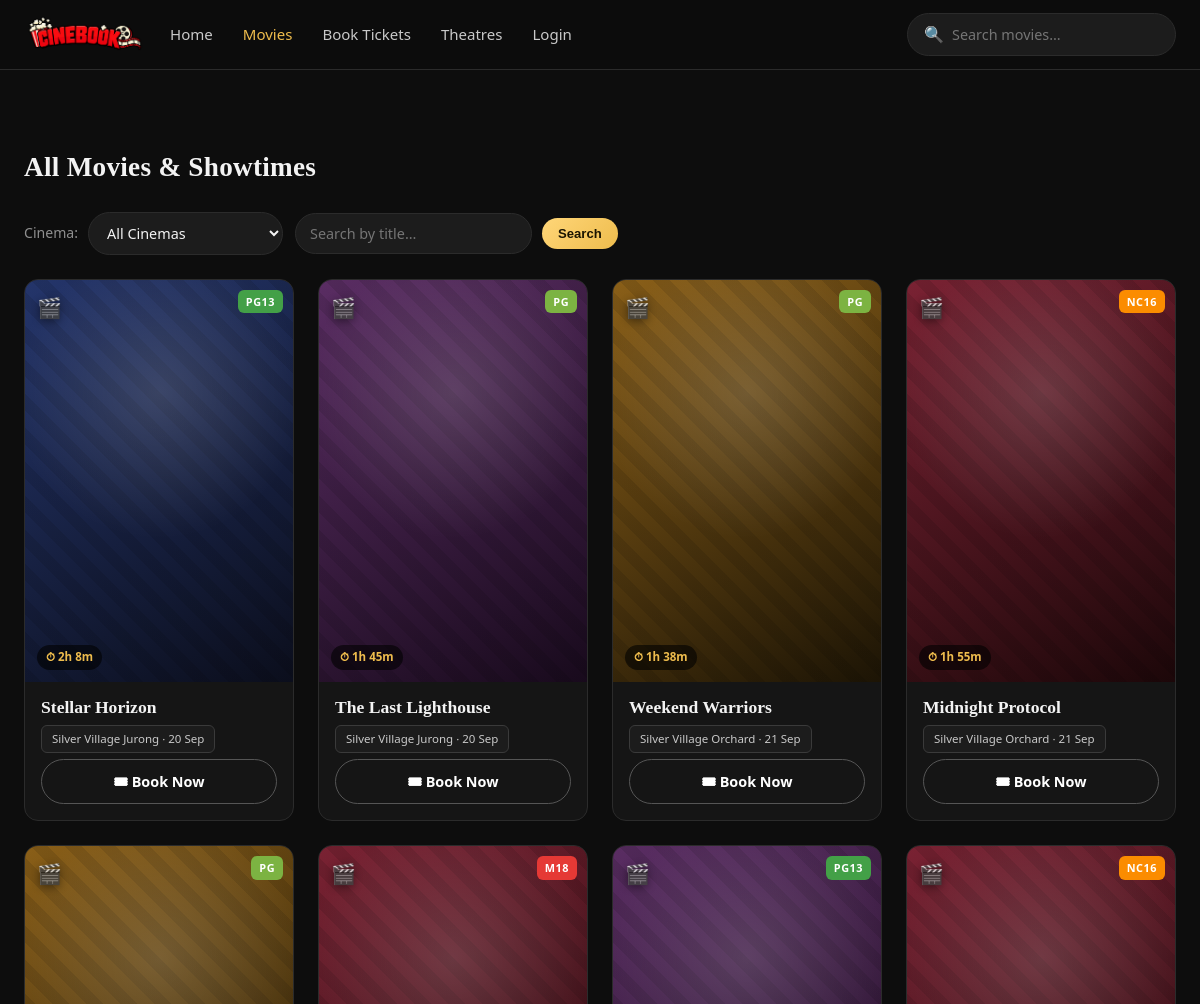
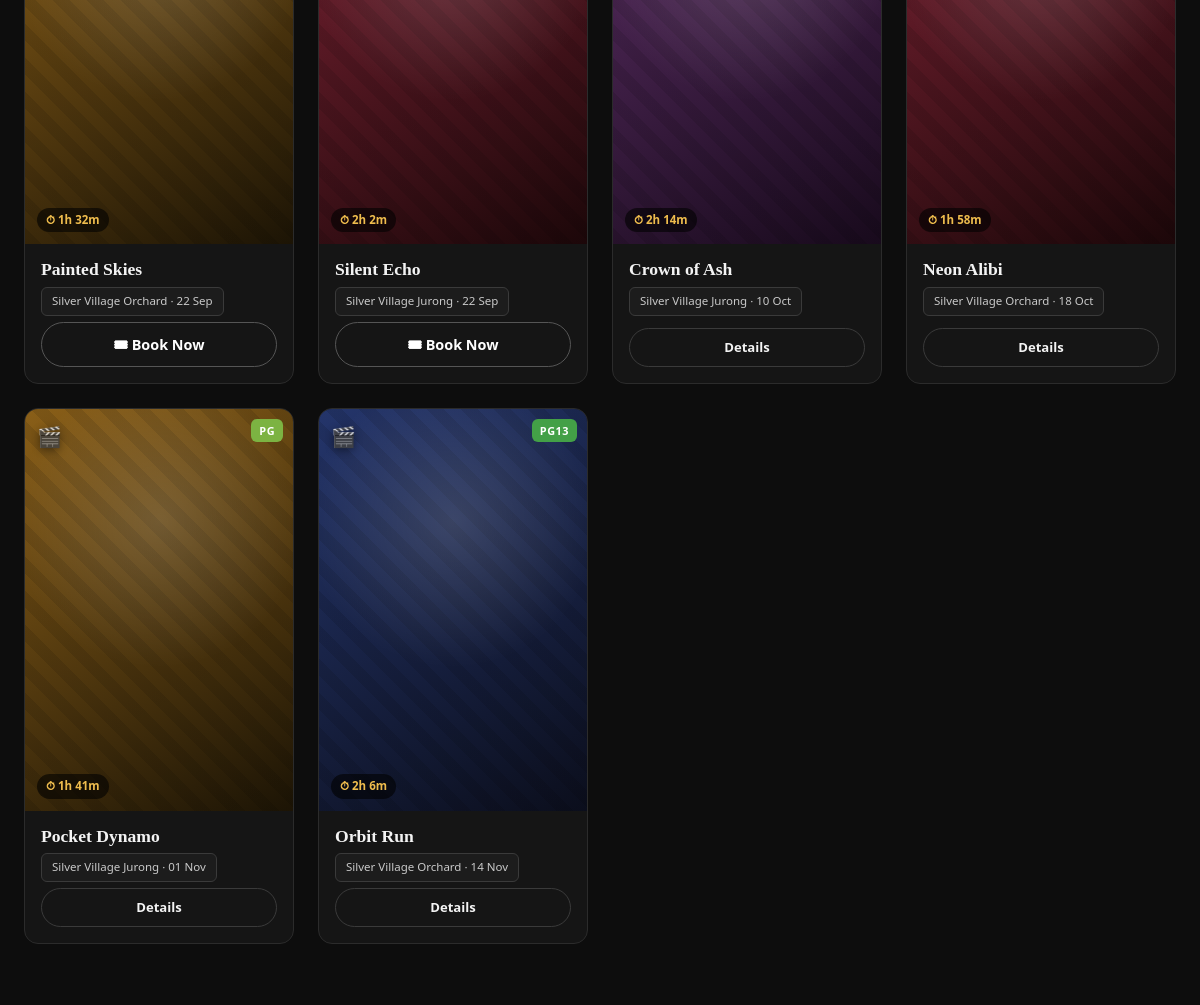
The page /movies.php (upper part) on the database as committed earlier (2 pictures, top to bottom).
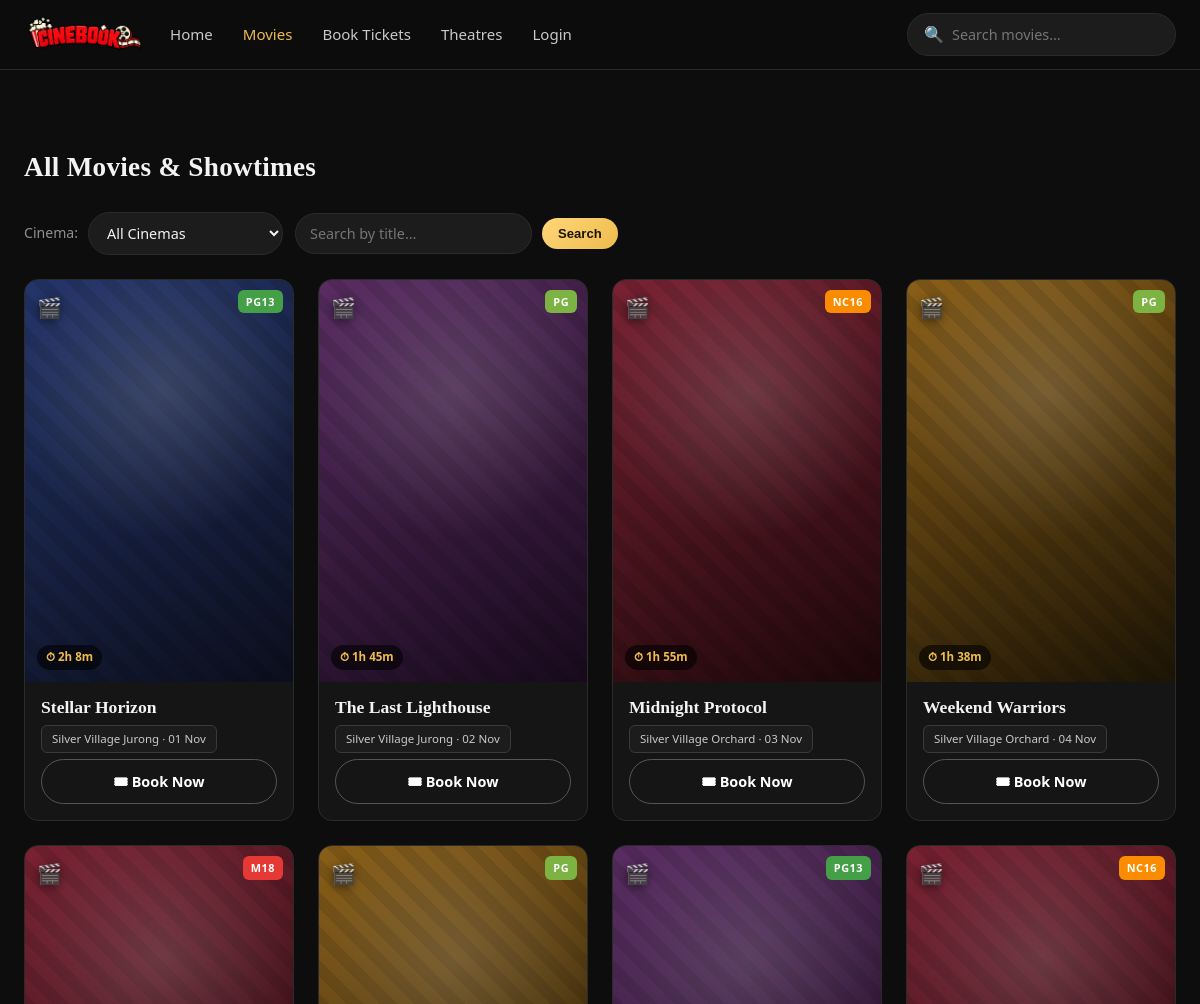
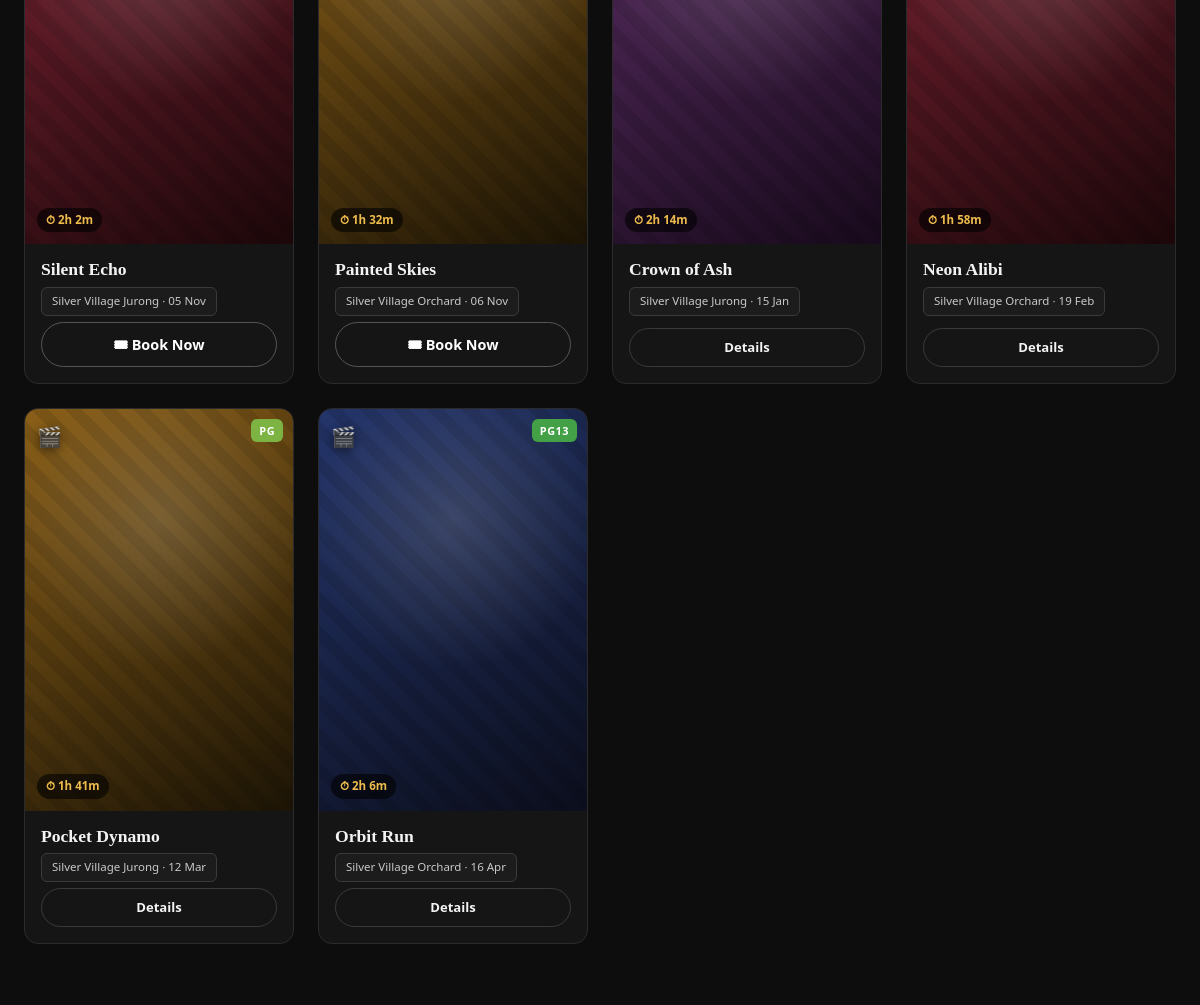
The same page on the database as committed later (2 pictures, top to bottom).
### tables this page shows
CREATE TABLE movie (
    Movie_ID INT AUTO_INCREMENT PRIMARY KEY,
    Location VARCHAR(150),
    Date DATE,
    Showtime TIME,
    Description TEXT,
    Title VARCHAR(150) NOT NULL,
    Poster VARCHAR(255) NOT NULL DEFAULT '',
    Backdrop VARCHAR(255) NOT NULL DEFAULT '',
    Genre VARCHAR(80),
    Duration_Min INT,
    Certificate VARCHAR(10) DEFAULT 'PG',
    Stars TINYINT DEFAULT 4,
    Status VARCHAR(20) DEFAULT 'showing',
    Cinema_ID INT,
    FOREIGN KEY (Cinema_ID) REFERENCES cinema(Cinema_ID)
);

CREATE TABLE cinema (
    Cinema_ID INT AUTO_INCREMENT PRIMARY KEY,
    Cinema_Name VARCHAR(100) NOT NULL,
    Cinema_Cont VARCHAR(20),
    Bran_ID INT,
    FOREIGN KEY (Bran_ID) REFERENCES branch(Bran_ID)
);

### movies.php (the view, shortened to what this page needs)
<?php
require_once 'includes/db_connect.php';
include 'includes/header.php';
$q = trim($_GET['q'] ?? '');
$sql = "SELECT m.Movie_ID, m.Title, m.Genre, m.Duration_Min, m.Date, m.Showtime,
               m.Certificate, m.Stars, m.Status, m.Poster, c.Cinema_Name
        FROM movie m LEFT JOIN cinema c ON m.Cinema_ID = c.Cinema_ID
        WHERE m.Movie_ID IN (SELECT MIN(Movie_ID) FROM movie GROUP BY Title)";
$sql .= " ORDER BY m.Date ASC, m.Showtime ASC";
$stmt = $conn->prepare($sql);
$stmt->execute();
$result = $stmt->get_result();
?>
<div class="section-head">
    <h2><?php echo $q !== '' ? 'Results for “' . htmlspecialchars($q) . '”' : 'All Movies &amp; Showtimes'; ?></h2>
</div>
<div class="toolbar">
    <form method="GET" action="movies.php">
        <label for="cinema">Cinema:</label>
        <select name="cinema" id="cinema" onchange="this.form.submit()">
            <option value="0">All Cinemas</option>
        </select>
    </form>
    <form method="GET" action="movies.php">
        <input type="search" name="q" placeholder="Search by title…" value="<?php echo htmlspecialchars($q); ?>">
        <button type="submit" class="btn btn-sm">Search</button>
    </form>
</div>
<div class="movie-grid">
<?php if ($result && $result->num_rows > 0): ?>
    <?php while ($row = $result->fetch_assoc()): ?>
        <div class="movie-card">
            <a class="poster<?php echo poster_has_img($row['Poster']); ?>" data-genre="<?php echo htmlspecialchars($row['Genre']); ?>"<?php echo poster_style($row['Poster']); ?>
               href="movie_details.php?id=<?php echo $row['Movie_ID']; ?>">
                <?php echo cert_badge($row['Certificate']); ?>
                <span class="dur-pill">&#9201; <?php echo formatDuration($row['Duration_Min']); ?></span>
            </a>
            <div class="movie-card-foot">
                <a class="mc-title" href="movie_details.php?id=<?php echo $row['Movie_ID']; ?>"><?php echo htmlspecialchars($row['Title']); ?></a>
                <div class="mc-location"><?php echo htmlspecialchars($row['Cinema_Name']); ?> &middot; <?php echo date("d M", strtotime($row['Date'])); ?></div>
                <?php if ($row['Status'] === 'coming'): ?>
                    <a href="movie_details.php?id=<?php echo $row['Movie_ID']; ?>" class="btn btn-sm btn-ghost">Details</a>
                <?php else: ?>
                    <a href="booking.php?movie_id=<?php echo $row['Movie_ID']; ?>" class="book-now-btn">
                        🎟 Book Now
                    </a>
                <?php endif; ?>
            </div>
        </div>
    <?php endwhile; ?>
<?php else: ?>
    <div class="empty-state"><div class="big">&#128269;</div><p>No movies found<?php echo $q !== '' ? ' for “' . htmlspecialchars($q) . '”' : ''; ?>. <a href="movies.php" style="color:var(--gold);">Clear filters</a>.</p></div>
<?php endif; ?>
</div>
<?php include 'includes/footer.php'; $conn->close(); ?>

### includes/header.php (shortened to what this page needs)
<?php
$currentPage = basename($_SERVER['PHP_SELF']);
function navActive($page) {
    global $currentPage;
    return $currentPage === $page ? ' class="active"' : '';
}
function formatDuration($min) {
    $min = (int) $min;
    $h = intdiv($min, 60);
    $m = $min % 60;
    return ($h > 0 ? $h . "h " : "") . $m . "m";
}
?>
<!DOCTYPE html>
<html lang="en">
<head>
<link rel="stylesheet" href="css/style.css">
</head>
<body>
<header class="site-header">
    <div class="header-inner">
        <a href="index.php" class="logo">
            <img src="images/cinebooklogo.png" alt="CineBook Logo">
        </a>
        <nav class="main-nav" aria-label="Main navigation">
            <ul class="nav-links">
                <li><a href="index.php"<?php echo navActive('index.php'); ?>>Home</a></li>
                <li><a href="movies.php"<?php echo navActive('movies.php'); ?>>Movies</a></li>
                <li><a href="booking.php"<?php echo navActive('booking.php'); ?>>Book Tickets</a></li>
                <li><a href="about.php"<?php echo navActive('about.php'); ?>>Theatres</a></li>
                <?php if (isset($_SESSION['cust_id'])): ?>
                    <li><a href="my_bookings.php"<?php echo navActive('my_bookings.php'); ?>>Your Tickets</a></li>
                    <li><a href="profile.php"<?php echo navActive('profile.php'); ?>>My Profile</a></li>
                    <li><a href="logout.php">Logout</a></li>
                <?php else: ?>
                    <li><a href="login.php"<?php echo navActive('login.php'); ?>>Login</a></li>
                <?php endif; ?>
            </ul>
        </nav>
        <form class="header-search" method="GET" action="movies.php" role="search">
            <span class="ico">&#128269;</span>
            <input type="search" name="q" placeholder="Search movies…"
                   value="<?php echo htmlspecialchars($_GET['q'] ?? ''); ?>">
        </form>
    </div>
</header>
<main class="page-wrap">

### includes/functions.php (shortened to what this page needs)
<?php
function poster_file($poster) {
    $poster = trim((string) $poster);
    return '';
}
function poster_has_img($poster) {
    return poster_file($poster) !== '' ? ' has-img' : '';
}
function poster_style($poster) {
    $f = poster_file($poster);
    if ($f === '') return '';
    return ' style="background-image:url(\'images/posters/' . htmlspecialchars(rawurlencode($f)) . '\')"';
}
function cert_badge($cert) {
    $cert = trim((string) $cert);
    $cls = preg_replace('/[^A-Z0-9]/', '', strtoupper($cert));
    return '<span class="cert-badge cert-' . $cls . '">' . htmlspecialchars($cert) . '</span>';
}

### includes/footer.php (shortened to what this page needs)
</main>
</body>
</html>

Rows that differ between the two databases and show on the page:
changed movie "Stellar Horizon": Date "20 Sep" → "01 Nov"
changed movie "The Last Lighthouse": Date "20 Sep" → "02 Nov"
changed movie "Midnight Protocol": Date "21 Sep" → "03 Nov"; moves up the list
changed movie "Weekend Warriors": Date "21 Sep" → "04 Nov"
changed movie "Silent Echo": Date "22 Sep" → "05 Nov"; moves up the list
changed movie "Painted Skies": Date "22 Sep" → "06 Nov"
changed movie "Crown of Ash": Date "10 Oct" → "15 Jan"
changed movie "Neon Alibi": Date "18 Oct" → "19 Feb"
changed movie "Pocket Dynamo": Date "01 Nov" → "12 Mar"
changed movie "Orbit Run": Date "14 Nov" → "16 Apr"
